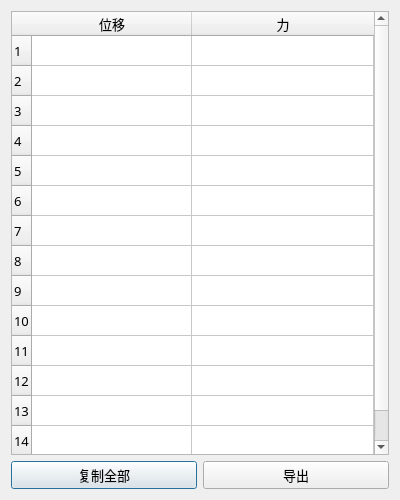
<?xml version="1.0" encoding="UTF-8"?>
<ui version="4.0">
 <class>WinGetData</class>
 <widget class="QDialog" name="WinGetData">
  <property name="geometry">
   <rect>
    <x>0</x>
    <y>0</y>
    <width>400</width>
    <height>500</height>
   </rect>
  </property>
  <property name="minimumSize">
   <size>
    <width>250</width>
    <height>500</height>
   </size>
  </property>
  <property name="maximumSize">
   <size>
    <width>400</width>
    <height>500</height>
   </size>
  </property>
  <property name="font">
   <font>
    <family>微软雅黑</family>
    <pointsize>10</pointsize>
   </font>
  </property>
  <property name="windowTitle">
   <string>滞回曲线计算结果</string>
  </property>
  <property name="windowIcon">
   <iconset>
    <normaloff>../logo.ico</normaloff>../logo.ico</iconset>
  </property>
  <layout class="QVBoxLayout" name="verticalLayout">
   <item>
    <widget class="QTableWidget" name="tableWidget">
     <property name="minimumSize">
      <size>
       <width>0</width>
       <height>0</height>
      </size>
     </property>
     <property name="maximumSize">
      <size>
       <width>400</width>
       <height>16777215</height>
      </size>
     </property>
     <property name="font">
      <font>
       <family>微软雅黑</family>
       <pointsize>10</pointsize>
      </font>
     </property>
     <property name="autoScroll">
      <bool>true</bool>
     </property>
     <property name="selectionMode">
      <enum>QAbstractItemView::ContiguousSelection</enum>
     </property>
     <property name="verticalScrollMode">
      <enum>QAbstractItemView::ScrollPerPixel</enum>
     </property>
     <property name="horizontalScrollMode">
      <enum>QAbstractItemView::ScrollPerPixel</enum>
     </property>
     <property name="rowCount">
      <number>15</number>
     </property>
     <property name="columnCount">
      <number>2</number>
     </property>
     <attribute name="horizontalHeaderVisible">
      <bool>true</bool>
     </attribute>
     <attribute name="horizontalHeaderCascadingSectionResizes">
      <bool>true</bool>
     </attribute>
     <attribute name="horizontalHeaderMinimumSectionSize">
      <number>80</number>
     </attribute>
     <attribute name="horizontalHeaderDefaultSectionSize">
      <number>160</number>
     </attribute>
     <attribute name="horizontalHeaderHighlightSections">
      <bool>false</bool>
     </attribute>
     <attribute name="horizontalHeaderShowSortIndicator" stdset="0">
      <bool>false</bool>
     </attribute>
     <attribute name="horizontalHeaderStretchLastSection">
      <bool>true</bool>
     </attribute>
     <attribute name="verticalHeaderVisible">
      <bool>true</bool>
     </attribute>
     <attribute name="verticalHeaderMinimumSectionSize">
      <number>30</number>
     </attribute>
     <row/>
     <row/>
     <row/>
     <row/>
     <row/>
     <row/>
     <row/>
     <row/>
     <row/>
     <row/>
     <row/>
     <row/>
     <row/>
     <row/>
     <row/>
     <column>
      <property name="text">
       <string>位移</string>
      </property>
     </column>
     <column>
      <property name="text">
       <string>力</string>
      </property>
     </column>
    </widget>
   </item>
   <item>
    <layout class="QHBoxLayout" name="horizontalLayout">
     <property name="sizeConstraint">
      <enum>QLayout::SetDefaultConstraint</enum>
     </property>
     <item>
      <widget class="QPushButton" name="pushButton_2">
       <property name="text">
        <string>复制全部</string>
       </property>
      </widget>
     </item>
     <item>
      <widget class="QPushButton" name="pushButton">
       <property name="text">
        <string>导出</string>
       </property>
      </widget>
     </item>
    </layout>
   </item>
  </layout>
 </widget>
 <resources/>
 <connections/>
</ui>
